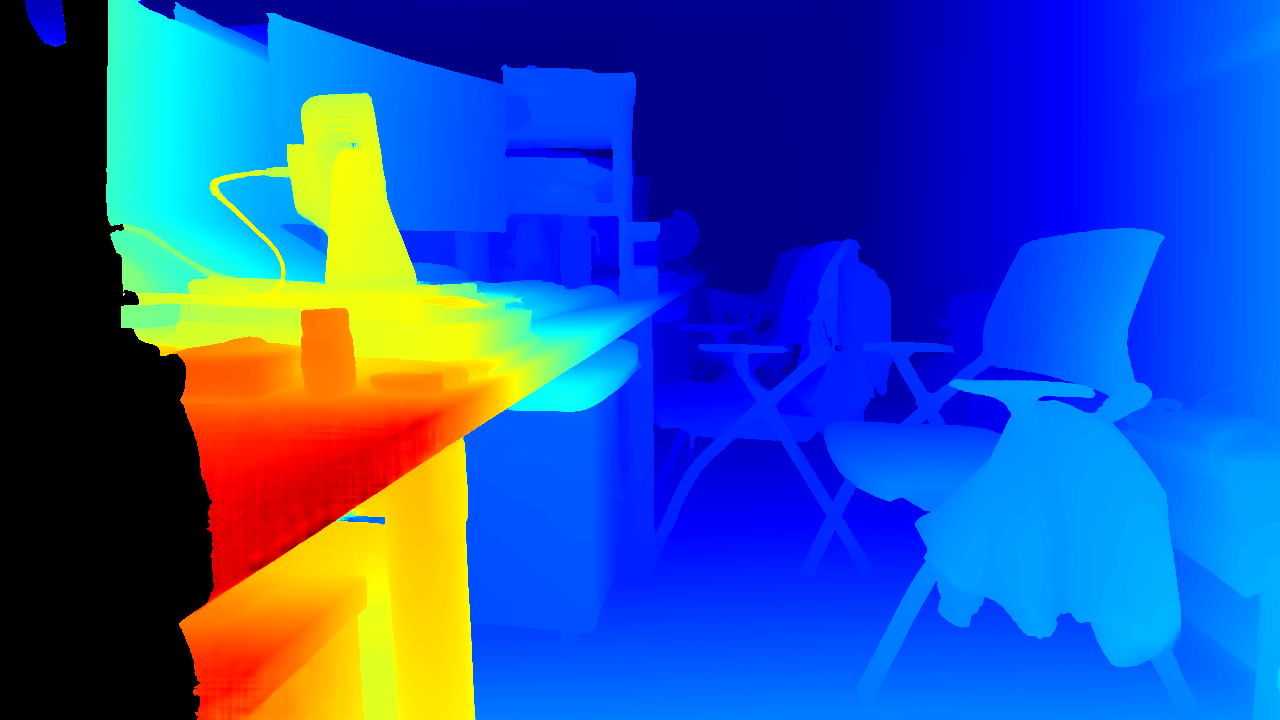
#> input picture example/1280x720/model/fast-foundationstereo.png, 1280 x 720 px; its folder holds only this picture in this run
$ python -i dataset.py   (imports and definitions only)
#> lines starting #> are read from the running program, lines starting #| are printed output that depends on the picture
import os
import cv2
import glob
import numpy as np
from PIL import Image, ImageEnhance
from torch.utils.data import Dataset
# from megengine.data.dataset import Dataset


class Augmentor:
    def __init__(
        self,
        image_height=384,
        image_width=512,
        max_disp=256,
        scale_min=0.6,
        scale_max=1.0,
        seed=0,
    ):
        super().__init__()
        self.image_height = image_height
        self.image_width = image_width
        self.max_disp = max_disp
        self.scale_min = scale_min
        self.scale_max = scale_max
        self.rng = np.random.RandomState(seed)

    def chromatic_augmentation(self, img):
        random_brightness = np.random.uniform(0.8, 1.2)
        random_contrast = np.random.uniform(0.8, 1.2)
        random_gamma = np.random.uniform(0.8, 1.2)

        img = Image.fromarray(img)

        enhancer = ImageEnhance.Brightness(img)
        img = enhancer.enhance(random_brightness)
        enhancer = ImageEnhance.Contrast(img)
        img = enhancer.enhance(random_contrast)

        gamma_map = [
            255 * 1.0 * pow(ele / 255.0, random_gamma) for ele in range(256)
        ] * 3
        img = img.point(gamma_map)  # use PIL's point-function to accelerate this part

        img_ = np.array(img)

        return img_

    # [111 lines left out: function __call__, not called in this run]

"需要左右图以及左右图的视差图"
class CREStereoDataset(Dataset):
    # [13 lines left out: function __init__, not called in this run]
    "获取视差图"
    def get_disp(self, path):
        disp = cv2.imread(path, cv2.IMREAD_UNCHANGED)
        return disp.astype(np.float32) / 32

    # [38 lines left out: function __getitem__, not called in this run]

    def __len__(self):
        return len(self.imgs)

"自己的数据"
class MyCREStereoDataset(Dataset):
    # [41 lines left out: function __init__, not called in this run]
    "获取视差图"
    def get_disp(self, path):
        disp = cv2.imread(path, cv2.IMREAD_UNCHANGED)
        return disp.astype(np.float32) / 32

    # [32 lines left out: function __getitem__, not called in this run]

    def __len__(self):
        return len(self.left_img_path)

"KITTI数据集"
class KITTI(Dataset):
    # [28 lines left out: function __init__, not called in this run]
    "获取视差图"
    def get_disp(self, path):
        disp = cv2.imread(path, cv2.IMREAD_UNCHANGED)
        return disp.astype(np.float32) / 32

    # [32 lines left out: function __getitem__, not called in this run]

    def __len__(self):
        return len(self.left_img_path)

>>> import cv2
>>> picture = cv2.imread('../example/1280x720/model/fast-foundationstereo.png', cv2.IMREAD_GRAYSCALE)
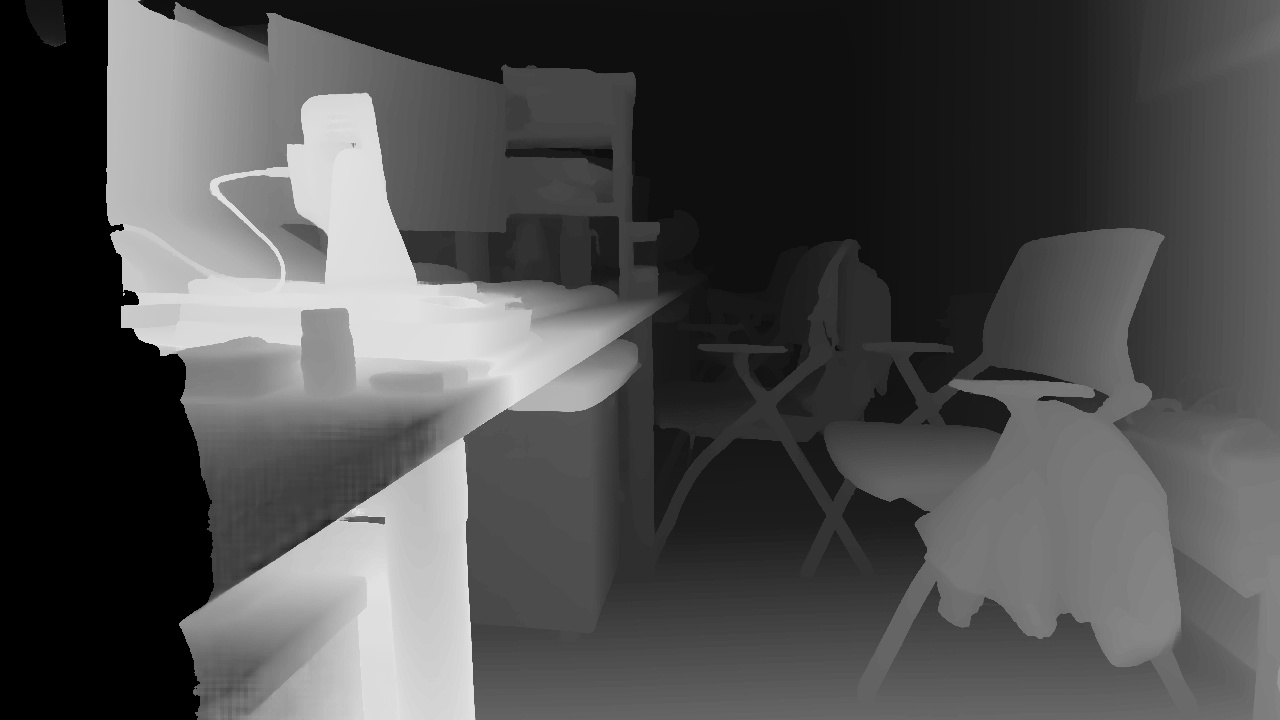
#> picture: shape (720, 1280); min 0, max 225, mean 77.9
>>> result = Augmentor().chromatic_augmentation(picture)
#> (the run stopped early here; a loop or call above may not have finished)
